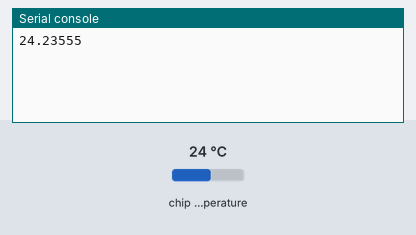
The program below on a simulated Raspberry Pi Pico running MicroPython. On the bench: the last lines printed to the serial console. The test bench sets the inputs (shaded band); at power-on: chip temperature 24 °C.

Above: at 1.2 s.
1.3 s: chip temperature set to 1 °C
At 3.2 s:
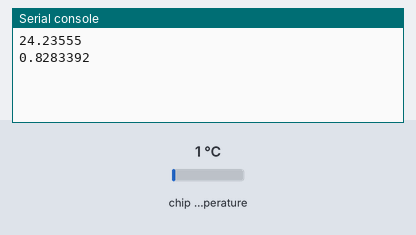
4.0 s: chip temperature set to 11 °C
At 4.7 s:
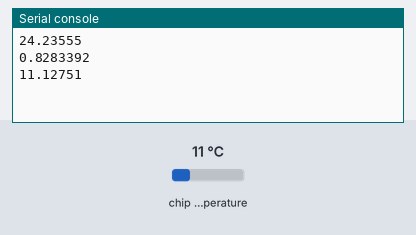
Timing chart, 0 to 7.0 s (numbered marks = the images above; inputs shaded):
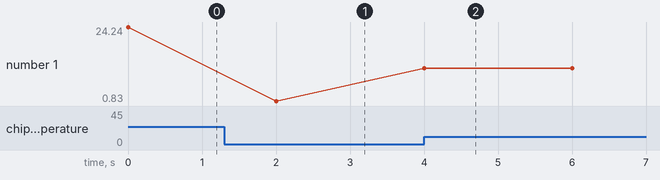

Measured:
- after the input at 1.3 s, the serial console: prints a new line after 0.70 s (image 1)
- after the input at 4.0 s, the serial console: prints a new line at once (image 2)
- plotted number 1: 24.24 → 0.83 after the input at 1.3 s, 0.83 → 11.13 after the input at 4.0 s

The program:

read-temperature.py
```python
from machine import ADC
import time

sensor_temp = ADC(4)
conversion_factor = 3.3 / 65535

while True:
    reading = sensor_temp.read_u16() * conversion_factor

    # The temperature sensor measures the Vbe voltage of a biased bipolar diode, connected to the fifth ADC channel
    # Typically, Vbe = 0.706V at 27 degrees C, with a slope of -1.721mV (0.001721) per degree.
    temperature = 27 - (reading - 0.706)/0.001721
    print(temperature)
    time.sleep(2)
```
